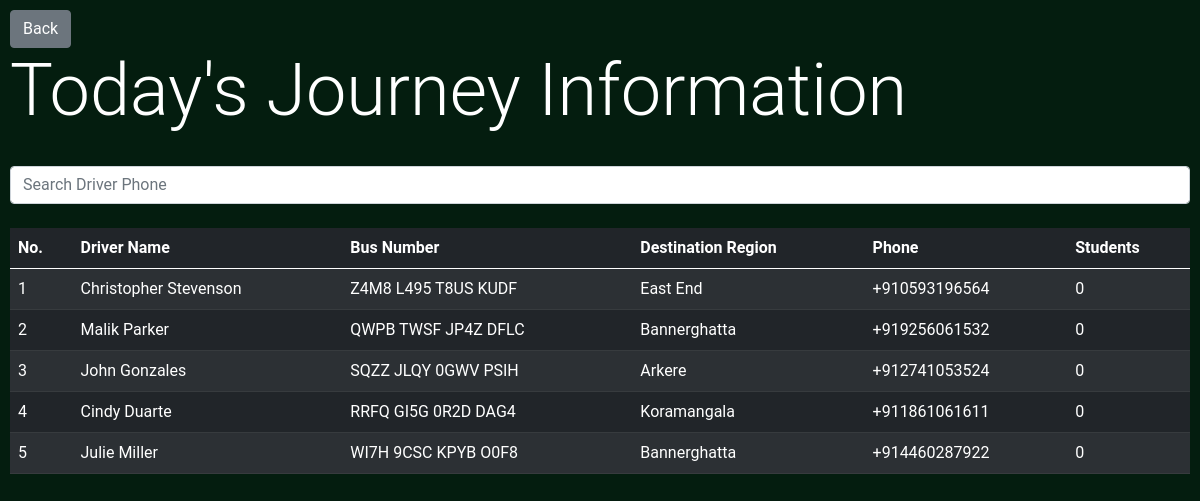
Page /admin/get_journey_info (signed in) on the committed database.
### BusManager/models.py (models this page shows, shortened)
class DriverModel(db.Model):
	id = db.Column(db.Integer, primary_key=True)
	name = db.Column(db.String)
	phone = db.Column(db.String)
	bus_number = db.Column(db.String)
	location = db.relationship('LocationModel', secondary=driver_location_association, backref=db.backref('drivers', lazy='dynamic'))
	license_number  = db.Column(db.String)
	experience = db.Column(db.Integer) #Accept in terms of years
	average_rating = db.Column(db.Float) #1-5 Stars (decimal -> resolve in frontend)
	total_ratings = db.Column(db.Integer)
	rating_count = db.Column(db.Integer)
	profile_image = db.Column(db.String) #RawBytes or Hosted Location???
	is_verified = db.Column(db.Boolean)
	phone_verified = db.Column(db.Boolean)
	journeys = db.relationship('JourneyModel', backref='driver')

class LocationModel(db.Model):
	id = db.Column(db.Integer, primary_key=True)
	location_name = db.Column(db.String)

### BusManager/admin/routes.py (the view)
@admin.route('/get_journey_info', methods=['GET', 'POST'])
@login_required
def get_journey_info():
	data = []
	drivers = DriverModel.query.all()
	for driver in drivers:
		jn = 0
		for journey in driver.journeys:
			if(journey.timestamp.day == datetime.datetime.utcnow().day):
				jn += 1
		data.append({'driver': driver, 'students': jn})
	return render_template('journey_info.html', title='Journey Information', data=data)

### BusManager/models.py (called while the page is built)
@login_manager.user_loader
def load_user(user_id):
    return AdminUser.query.get(int(user_id))

### BusManager/templates/journey_info.html (shortened to what this page needs)
{% extends 'bs_layout.html' %}
{% block content %}
<a class="btn btn-secondary" href="{{url_for('admin.admin_home')}}">Back</a>
<h1 class='display-2'>Today's Journey Information</h1>
<br>
<input type="text" id="searchbar" class="form-control" placeholder="Search Driver Phone" onkeyup="tableFilterer(4)"><br>
<table class="table table-striped table-dark" id="tbl">
  <thead>
    <tr>
    <th scope="col">No.</th>
      <th scope="col">Driver Name</th>
	  <th scope="col">Bus Number</th>
     <th scope="col">Destination Region</th>
      <th scope="col">Phone</th>
	  <th scope="col">Students</th>
    </tr>
  </thead>
  <tbody id='tbdy'>
    {% for e in data %}
        <td>{{loop.index}}</td>
        <td>{{e['driver'].name}}</td>
        <td>{{e['driver'].bus_number}}</td>
        <td>{{e['driver'].location[0].location_name}}</td>
        <td class='phn'>{{e['driver'].phone}}</td>
        <td>{{e['students']}}</td>
    {% endfor %}
  </tbody>
</table>
{% endblock content %}

### BusManager/templates/bs_layout.html (shortened to what this page needs)
<!doctype html>
<html lang="en">
  <head>
    <link href="https://cdn.jsdelivr.net/npm/bootstrap@5.0.0-beta1/dist/css/bootstrap.min.css" rel="stylesheet">
<link rel="stylesheet" href="{{url_for('static', filename='main.css')}}">
  </head>
  <body>
	{% block content %}
	{% endblock content %}
  </body>
</html>

### BusManager/static/main.css (style rules this page uses)
body { background-color: rgb(4, 29, 15); color: white; padding: 10px; font-family: 'Roboto', sans-serif; }

### rows in the picture
DriverModel: driver.name "Christopher Stevenson", driver.bus_number "Z4M8 L495 T8US KUDF", driver.phone "+910593196564"
LocationModel: driver "East End"
DriverModel: driver.name "Malik Parker", driver.bus_number "QWPB TWSF JP4Z DFLC", driver.phone "+919256061532"
LocationModel: driver "Bannerghatta" "Bannerghatta"
DriverModel: driver.name "John Gonzales", driver.bus_number "SQZZ JLQY 0GWV PSIH", driver.phone "+912741053524"
LocationModel: driver "Arkere"
DriverModel: driver.name "Cindy Duarte", driver.bus_number "RRFQ GI5G 0R2D DAG4", driver.phone "+911861061611"
LocationModel: driver "Koramangala"
DriverModel: driver.name "Julie Miller", driver.bus_number "WI7H 9CSC KPYB O0F8", driver.phone "+914460287922"

### other values in the picture
{{ e['students'] }} "0" "0" "0" "0" "0"
